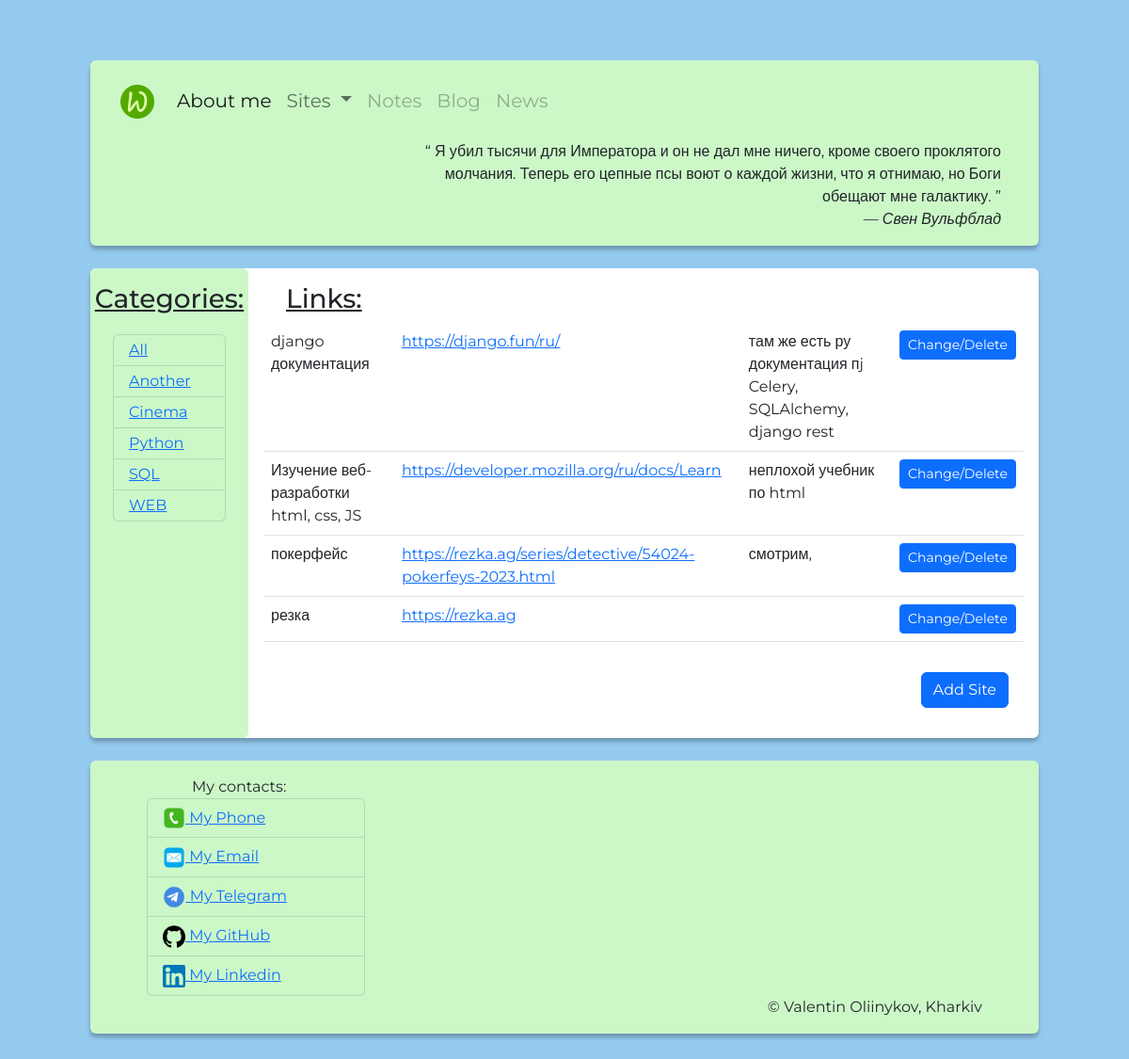
Before: /notes/sites/ with the older database file.
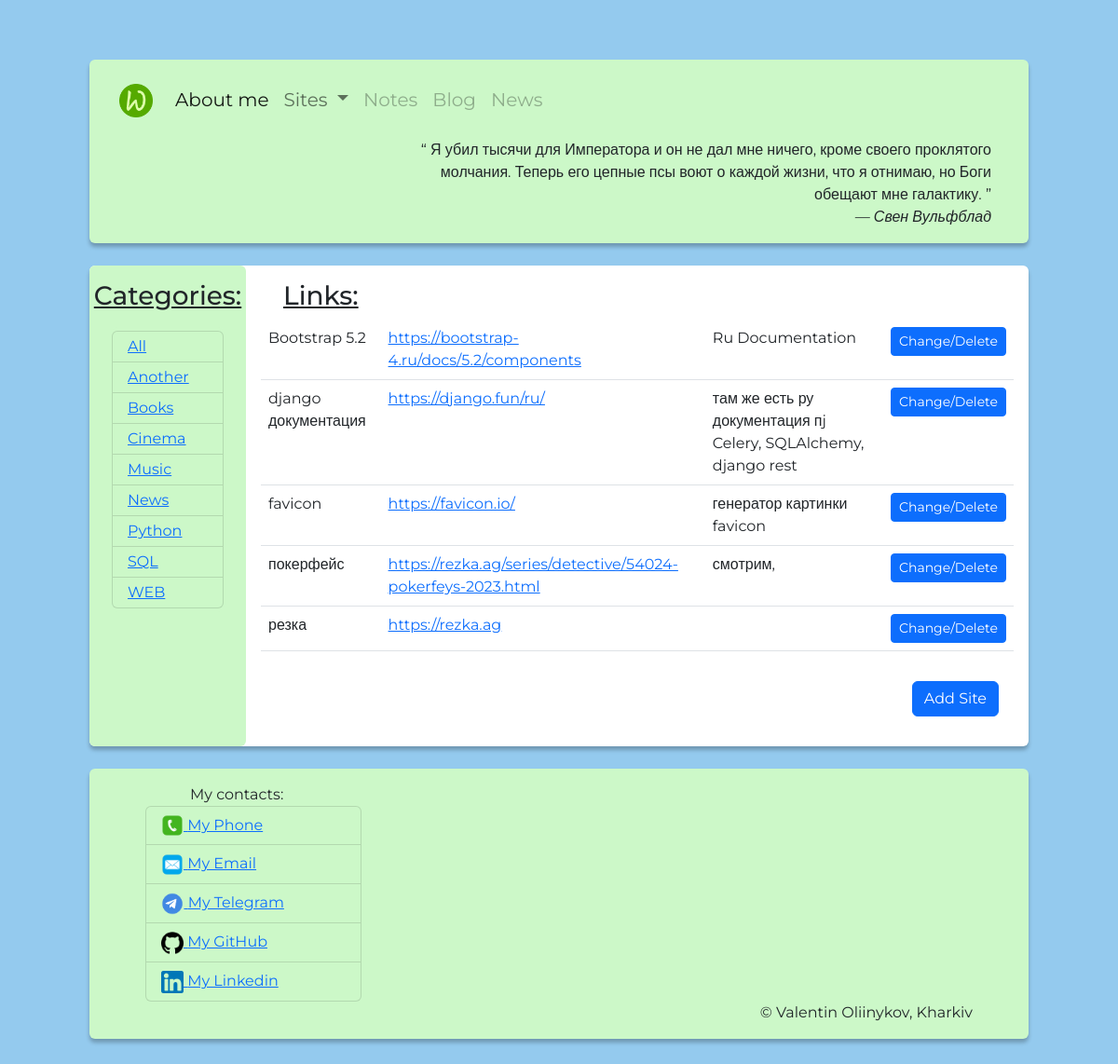
After: the same page with the newer database file.
### notes/models.py (models this page shows, shortened)
class Category(models.Model):
    name = models.CharField(max_length=150)
    class Meta:
        verbose_name = "Category"
        verbose_name_plural = "Categories"
        db_table = "categories"
        ordering = ["name",]

class SiteNote(models.Model):
    title = models.CharField(max_length=150)
    url = models.URLField(unique=True, null=False)
    description = models.TextField(null=True, blank=True)
    category = models.ForeignKey(
        Category,
        on_delete=models.CASCADE,
        related_name="sites",
        )
    created_at = models.DateTimeField(auto_now=True)
    class Meta:
        db_table = "sites_notes"
        ordering = ["created_at", "title", "url"]

### notes/views.py (the view)
# urls.py: path("sites/", vn.sites_all),
def sites_all(request):
    sites = SiteNote.objects.all()
    return render(
        request,
        template_name="notes/sites.html",
        context={
            "title": "Useful Links",
            "sites": sites,
        }
    )

### components/quotes.py (called while the page is built)
def get_json_data(path_):
    with open(path_, 'r') as json_object:
        json_data = json.load(json_object)
    return json_data

def random_quote(path = path_to_json):
    try:
        quotes = get_json_data(path)
        return random.choice(quotes)
    except FileNotFoundError as fnfe:
        print(fnfe)
        return

### notes/midlewares.py (called while the page is built)
def categories_sites(request):
    return {"categories": Category.objects.all()}

def quotes_random(request):
    path_to_json = DATABASES_QUOTER
    return {'random_quote': random_quote(path_to_json)
    }

### templates/notes/sites.html (shortened to what this page needs)
{% extends "base.html" %}
{% block content %}
<div class="col-2 back_color rounded text-truncate ">
    <h3 class="text-center text-decoration-underline mt-2 py-2 overflow-auto">Categories:</h3>
    <ul class="list-group py-1 back_color mx-4 overflow-auto">
        <li class="list-group-item py-1 back_color"><a href="/notes/sites/">All</a></li>
        {% for cat in categories%}
        <li class="list-group-item py-1 back_color">
            <a href="{% url 'site_category' category_name=cat.name %}">{{ cat.name }}</a>
        </li>
        {% endfor %}
    </ul>
</div>
<div class="col m-3">
    <h3 class="text-decoration-underline mx-4 overflow-auto">Links:</h3>
    <table class="table">
        {% for site in sites %}
        <tr>
            <td>{{site.title}}</td>
            <td>
                <a href="{{site.url}}" target="_blank">{{site.url}}</a>
            </td>
            <td>
                {{site.description}}
            </td>
            <td class=""> <a href="/admin/notes/sitenote/{{ site.id }}/change/">
                    <button class="btn btn-primary btn-sm">Change/Delete</button>
                </a>
            </td>
        </tr>
        {% endfor %}
    </table>
        <span class="float-end m-3">
            <a href="/admin/notes/sitenote/add/"><button class="btn btn-primary">Add Site</button></a>
        </span>
</div>
{% endblock %}

### templates/base.html (shortened to what this page needs)
{% load static %}
<!DOCTYPE html>
<html>
<head>
    <link href="https://cdn.jsdelivr.net/npm/bootstrap@5.2.3/dist/css/bootstrap.min.css" rel="stylesheet">
    <link rel="stylesheet" type="text/css" href="/static/styles.css">
</head>
<header>
    <div class="header-wrapper rounded my-4">
        {% include "base_components/navigation.html" %}
        {% include "base_components/rand_quotes.html" %}
    </div>
</header>
<body>
    <div class="main_wrapper rounded my-4">
        {% block content %}{% endblock %}
    </div>
</body>
<footer class="footer-wrapper rounded my-4">
    {% include "base_components/footer.html"%}
</footer>
</html>

### templates/base_components/navigation.html (shortened to what this page needs)
<nav class="navbar navbar-expand-lg nav_position">
    <div class="container-fluid px-8" >
        <a class="navbar-brand" href="/">
            <img src="/static/images/favicon_io/android-chrome-512x512.png"
            alt="logo VO" width="36"
                class="d-inline-block align-text-top">
        </a>
        <div class="collapse navbar-collapse fs-5" id="navbarSupportedContent">
            <ul class="navbar-nav me-auto mb-2 mb-lg-0">
                <li class="nav-item">
                    <a class="nav-link active" aria-current="page" href="/">
                        About me
                    </a>
                </li>
                <li class="nav-item dropdown">
                    <a class="nav-link dropdown-toggle" role="button" data-bs-toggle="dropdown" aria-expanded="false"
                        href="/notes/sites/">
                        Sites
                    </a>
                </li>
                <li class="nav-item ">
                    <a class="nav-link disabled" href="/notes">
                        Notes
                    </a>
                </li>
                <li class="nav-item ">
                    <a class="nav-link disabled" href="#">
                        Blog
                    </a>
                </li>
                <li class="nav-item ">
                    <a class="nav-link disabled" href="#">
                        News
                    </a>
                </li>
            </ul>
        </div>
    </div>
</nav>

### templates/base_components/rand_quotes.html
<div class="container-fluid">
    <div class="row gx-3 nav_position">
        {% if random_quote %}
        <div class="col mb-3"></div>
        <div class="col-sm-8 mb-3 text-end">
            <q> {{random_quote.0}} </q>
            <br>
            <cite> {{random_quote.1}} </cite>
        </div>
        {% else %}
        <p class="text-end">
            Well, and what you want?
        </p>
        {% endif %}
    </div>
</div>

### templates/base_components/footer.html
<div class="container text-center">
    <div class="col-4">
        <div class="px-5 pt-3 text-start">
            <span class="text-start mx-5">My contacts:</span>
            <ul class="list-group">
                <li class="list-group-item back_color">
                    <a href="tel:+380661426340">
                        <img src="/static/images/icons/tel.png" alt="phone_icon" height="24">
                        My Phone
                    </a>
                </li>
                <li class="list-group-item back_color">
                    <a href="mailto: valoliinykov.work@gmail.com">
                        <img src="/static/images/icons/mail.png" alt="mail_icon" height="24">
                        My Email
                    </a>
                </li>
                <li class="list-group-item back_color">
                    <a href="https://t.me/val_olein">
                        <img src="/static/images/icons/telegram.png" alt="telegram_icon" height="24"> My Telegram
                    </a>
                </li>
                <li class="list-group-item back_color">
                    <a href="https://github.com/mertwec">
                        <img src="/static/images/icons/gith.png" alt="github_icon" height="24">
                        My GitHub
                    </a>
                </li>
                <li class="list-group-item back_color">
                    <a href="https://www.linkedin.com/in/valentin-oliinykov">
                        <img src="/static/images/icons/linkedin.png" alt="linkedin_icon" height="24">
                        My Linkedin
                    </a>
                </li>
            </ul>
        </div>
    </div>
    <p class="text-end me-5">© Valentin Oliinykov, Kharkiv</p>
</div>

### static/styles.css (style rules this page uses)
:root { --all_width: 90%; --back_color: rgb(204, 248, 200); }
body { font-family: "Montserrat", sans-serif; padding: 40px 40px 40px 40px; background-color: rgb(148, 202, 238); background-image: url("/static/images/background_forest.jpeg"); background-repeat: space; background-position: center; background-attachment: fixed; background-size: 100%; }
.main_wrapper { display: flex; background: white; width: var(--all_width); margin: 0 auto; box-shadow: 0px 4px 4px rgba(0, 0, 0, 0.25); }
.header-wrapper { display: flex; flex-direction: column; background: var(--back_color); width: var(--all_width); margin: 0 auto; box-shadow: 0px 4px 4px rgba(0, 0, 0, 0.25); }
.footer-wrapper { display: flex; flex-direction: row; background: var(--back_color); width: var(--all_width); margin: 0 auto; box-shadow: 0px 4px 4px rgba(0, 0, 0, 0.25); }
.back_color { background-color: var(--back_color); }
.nav_position { margin: 10px 20px 0px 20px; }

Changed rows visible on the page:
removed SiteNote: title "Изучение веб-разработки html, css, JS", url "https://developer.mozilla.org/ru/docs/Learn", description "неплохой учебник по html"
added Category: name "Books"
added Category: name "Music"
added Category: name "News"
added SiteNote: title "Bootstrap 5.2", url "https://bootstrap-4.ru/docs/5.2/components", description "Ru Documentation"
added SiteNote: title "favicon", url "https://favicon.io/", description "генератор картинки favicon"
